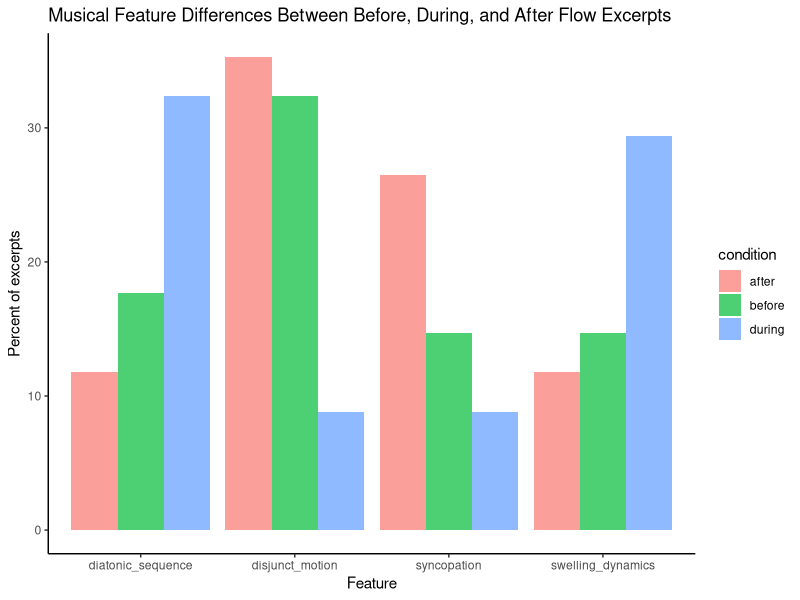
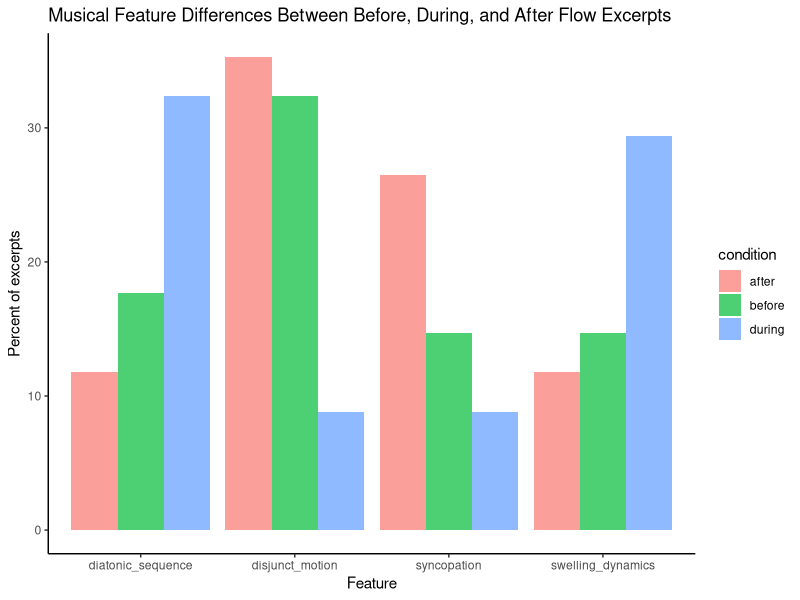

Generate these figures, in order, with R:
## ---- chunk 1
library(tidyverse)
library(tidyr)
library(dplyr)

output_path = "plots/"
## ---- chunk 2
df <- read.csv("score-analysis/data/score_analysis_flow.csv")
## ---- chunk 3
df[] <- lapply(df, as.numeric) 

#reinstate NAs caused by numeric coercion
df <- df %>%
  mutate(condition = c("during", "after", "before"))

## ---- chunk 4

#convert to long form for plot
library(reshape2)
df.long<-melt(df,id.vars="condition")

#calculate percent out of 34 melodies
df.long_percent <- df.long %>%
  mutate(percent = value/34 * 100)

score_bar_graph <- ggplot(df.long_percent, aes(x = variable, y = percent, fill = condition)) + 
  geom_bar(position = "dodge", stat = "identity", alpha = 0.7) + 
  #facet_wrap(~variable) +
  xlab("Feature") +
  ylab("Percent of excerpts") +
  ggtitle("Musical Feature Differences Between Before, During, and After Flow Excerpts") +
  theme(axis.text.x = element_blank()) +
  theme_classic()

score_bar_graph

# save
ggsave(paste0(output_path, "Figure 5a.tiff"), 
       score_bar_graph, 
       height = 5, width = 9,
       units = "cm",
       dpi=300)


